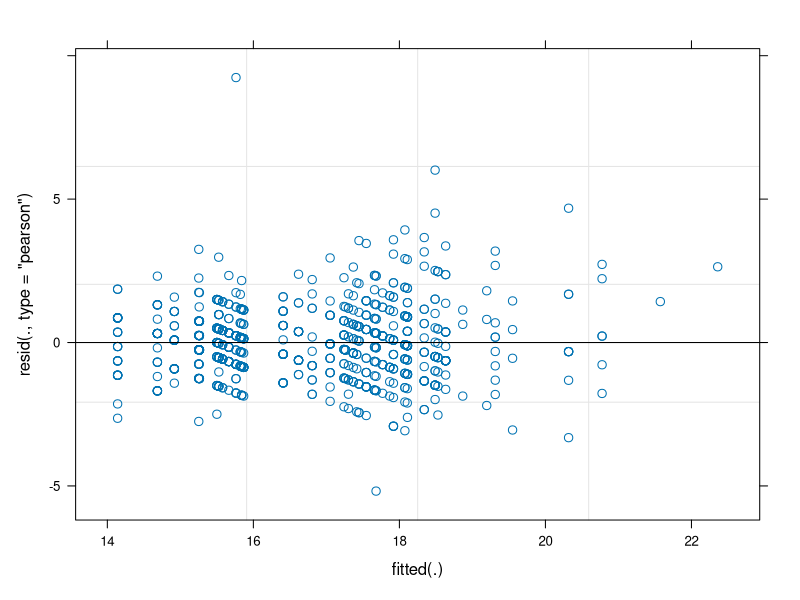
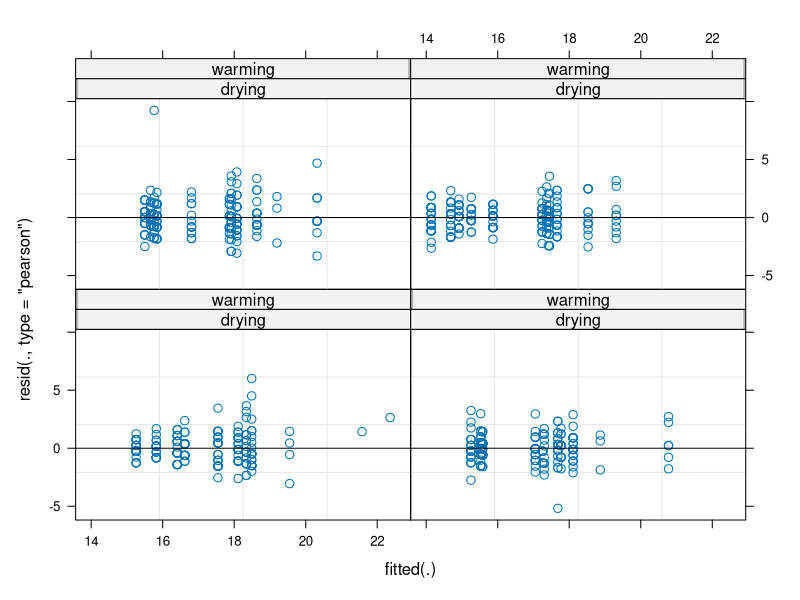
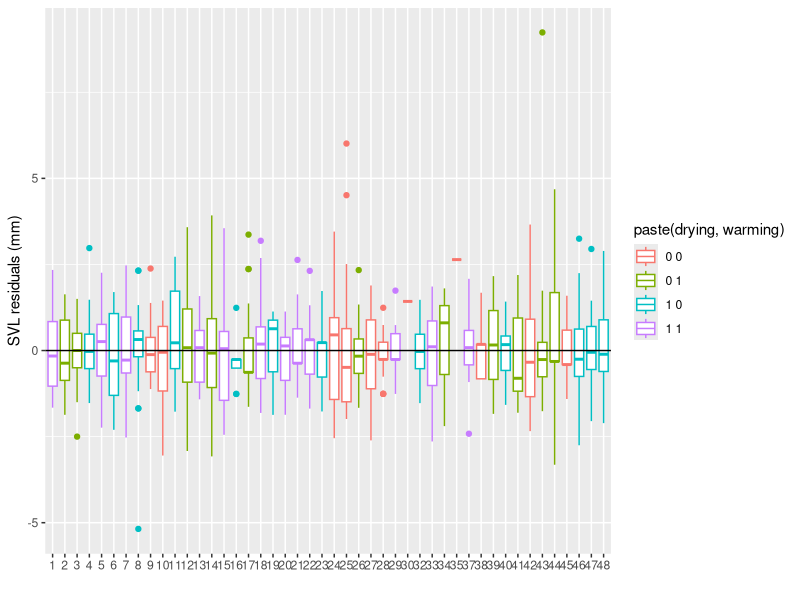

Recreate these plots in R, in order.
## ---- chunk 1
library(tidyverse)
d <- read_csv("data/raw/oregan-etal-2013/meso.csv")
species_letters <- tibble(species = c("spadefoot", "treefrog", "redlegged"),
  sp = c("b", "c", "a"))
d <- inner_join(d, species_letters) %>%
  rename(species_true = species, species = sp) %>%
  mutate(warming = ifelse(climate == "warming", 1, 0),
    drying = ifelse(drying == "temp", 1, 0)) %>%
  select(tank, date, drying, warming, species, species_true, svl, mass, time) %>%
  mutate(species = as.factor(species), tank = as.factor(tank))
d
## ---- chunk 2
library(lme4)
m <- lmer(svl ~ (warming + drying + species)^2 + (1 | tank), data = d)

# m2 <- lmer(log(svl) ~ (warming + drying + sp)^2 + ((warming + drying + sp)^2 | tank), data = d)

# m3 <- glmmTMB::glmmTMB(log(svl) ~ (warming + drying + species)^2 + ((warming + drying + species)^2 | tank), data = d)
# summary(m3)

## ---- chunk 3
plot(m)
plot(m, resid(., type = "pearson") ~ fitted(.) | drying + warming, abline = 0)
summary(m)

d$svl_res <- residuals(m, type = "pearson")
ggplot(d, aes(as.factor(tank), svl_res, colour = paste(drying, warming))) +
  geom_boxplot() + 
  geom_hline(yintercept = 0) + 
  xlab("") + ylab("SVL residuals (mm)")

fe <- fixef(m)
se <- arm::se.fixef(m)

arm::display(m)

fe_comp <- fe[["drying:speciesb"]] + fe[["drying"]]
se_comp <- sqrt(se[["drying:speciesb"]]^2 - se[["drying"]]^2)
fe_comp + c(-1.96, 1.96) * se_comp

comparison_effect <- function(model, base_par, comparison_par) {
  fe <- fixef(model)
  se <- arm::se.fixef(model)
  
  if (base_par != comparison_par) {
    fe_comp <- fe[[comparison_par]] + fe[[base_par]]
    se_comp <- sqrt(se[[comparison_par]]^2 - se[[base_par]]^2)
  } else {
    fe_comp <- fe[[base_par]]
    se_comp <- se[[base_par]]
  }
  
  ci <- fe_comp + c(-1.96, 1.96) * se_comp
  data.frame(lwr = ci[1], est = fe_comp, upr = ci[2])
}

comparison_effect(m, "drying", "drying")
comparison_effect(m, "drying", "drying:speciesb")
comparison_effect(m, "drying", "drying:speciesc")

base_par <- rep("drying", 3)
comparison_par <- c("drying", "drying:speciesb", "drying:speciesc")
out <- purrr::map2_df(base_par, comparison_par, comparison_effect, model = m)
out
